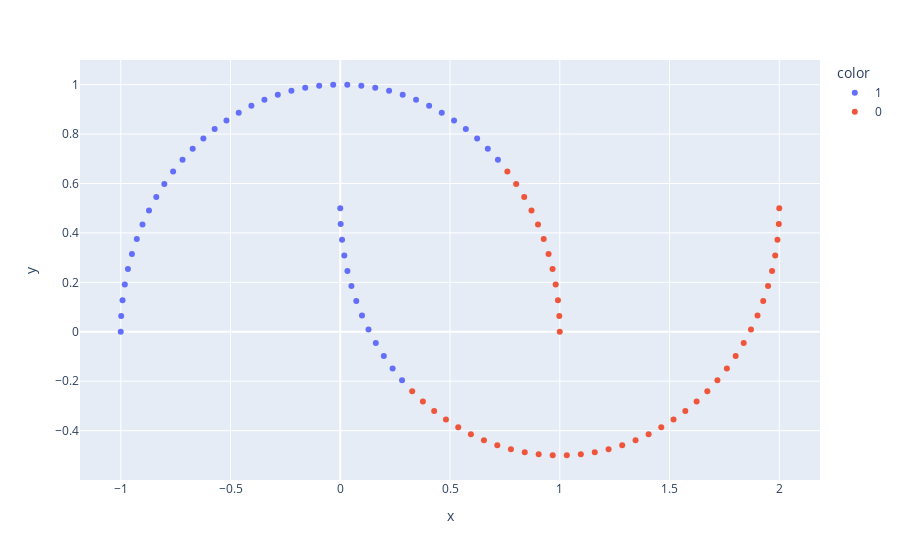

Write notebook code for a chart like this one.
### Markdown cell above
#### K-Means

### Code cell
from sklearn.cluster import KMeans
kmeans = KMeans(n_clusters=2, random_state=0).fit(X)
labels = [str(i) for i in kmeans.labels_]
fig = px.scatter(x=X[:, 0], y=X[:, 1], color=labels);
fig.show()
